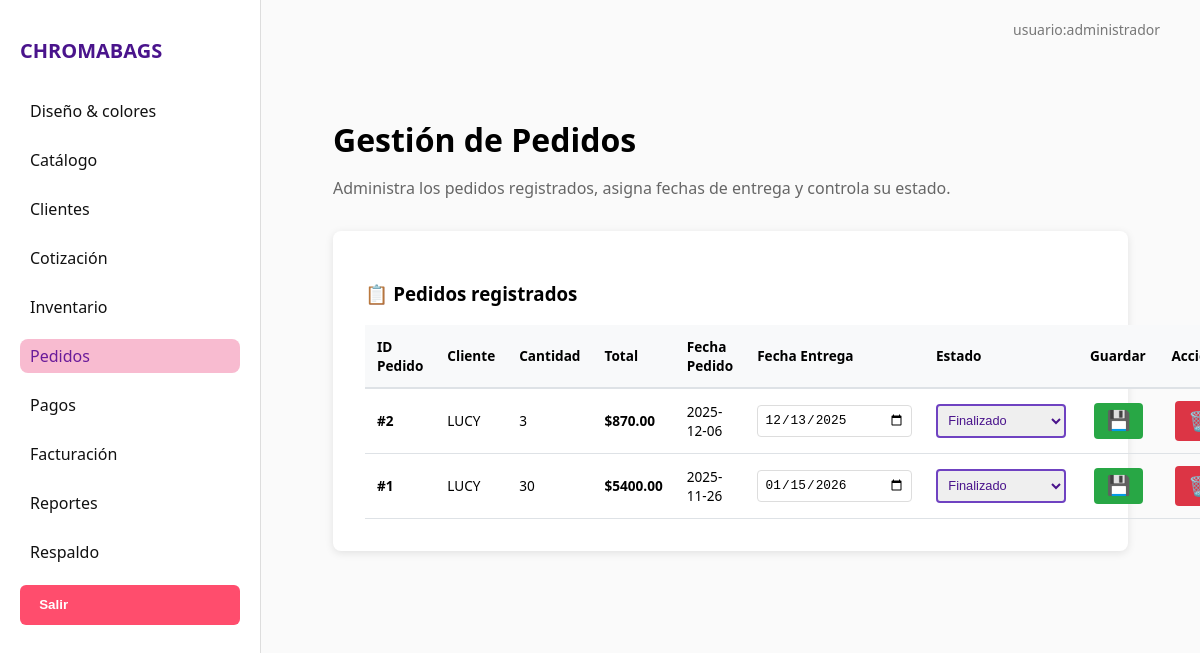
The app's page /pedidos with its own data.
### tables this page shows
CREATE TABLE detalle_pedido (
    id_detalle INTEGER PRIMARY KEY AUTOINCREMENT,
    id_pedido INTEGER,
    id_producto INTEGER,
    cantidad INTEGER NOT NULL CHECK (cantidad > 0),
    precio_unitario REAL,
    subtotal REAL,
    FOREIGN KEY (id_pedido) REFERENCES pedidos(id_pedido) ON DELETE CASCADE,
    FOREIGN KEY (id_producto) REFERENCES productos_terminados(id_producto)
);

CREATE TABLE pedidos (
    id_pedido INTEGER PRIMARY KEY AUTOINCREMENT,
    id_cliente INTEGER,
    fecha_pedido TEXT DEFAULT (datetime('now')),
    fecha_entrega TEXT,
    estado TEXT DEFAULT 'pendiente',
    total REAL,
    FOREIGN KEY (id_cliente) REFERENCES clientes(id_cliente)
);

### app.py (the view)
@app.route('/pedidos')
def pedidos():
    conn = get_connection()
    clientes_data = []
    productos_data = []
    if conn:
        cur = conn.cursor()
        cur.execute("SELECT id_cliente, nombre_cliente FROM clientes ORDER BY nombre_cliente")
        clientes_data = cur.fetchall()
        cur.execute("""
            SELECT
                c.id_combinacion,
                c.nombre_guardado,
                mb.nombre_modelo,
                mb.tipo
            FROM combinaciones c
            JOIN modelos_bolsas mb ON c.id_modelo = mb.id_modelo
            ORDER BY c.nombre_guardado
        """)
        productos_data = cur.fetchall()
        cur.close()
        conn.close()
    pedidos_data = OrdersManager.obtener_pedidos()
    return render_template('pedidos.html',
                         clientes=clientes_data,
                         productos=productos_data,
                         pedidos=pedidos_data)

### db_connection.py (called while the page is built)
def get_connection():
    try:
        db_path = os.path.join('database', 'ChromaBags.db')
        conn = sqlite3.connect(db_path)
        conn.row_factory = sqlite3.Row  # Para acceder a las columnas por nombre
        return conn
    except sqlite3.Error as e:
        print(f"Error al conectar con la base de datos: {e}")
        return None

### templates/pedidos.html (shortened to what this page needs)
{% extends "base.html" %}
{% block content %}
<div class="modulo-container">
    <h2 class="titulo-modulo">Gestión de Pedidos</h2>
    <p class="descripcion-modulo">
        Administra los pedidos registrados, asigna fechas de entrega y controla su estado.
    </p>
    <div class="tabla-card">
        <h3>📋 Pedidos registrados</h3>
        <table class="tabla">
            <thead>
                <tr>
                    <th>ID Pedido</th>
                    <th>Cliente</th>
                    <th>Cantidad</th>
                    <th>Total</th>
                    <th>Fecha Pedido</th>
                    <th>Fecha Entrega</th>
                    <th>Estado</th>
                    <th>Guardar</th>
                    <th>Acciones</th>
                </tr>
            </thead>
            <tbody>
                {% for p in pedidos %}
                <tr>
                    <form method="POST" action="/actualizar_pedido/{{ p['id_pedido'] }}" class="form-inline-pedido">
                        <td><strong>#{{ p['id_pedido'] }}</strong></td>
                        <td>{{ p['nombre_cliente'] }}</td>
                        <td>{{ p['cantidad'] }}</td>
                        <td><strong>${{ "%.2f"|format(p['total']) }}</strong></td>
                        <td>{{ p['fecha_pedido'][:10] if p['fecha_pedido'] else 'N/A' }}</td>
                        <td>
                            <input type="date"
                                   name="fecha_entrega"
                                   value="{{ p['fecha_entrega'] }}"
                                   class="input-fecha"
                                   required>
                        </td>
                        <td>
                            <select name="estado" class="select-estado {{ p['estado'] }}">
                                <option value="finalizado" {% if p['estado']=='finalizado' %}selected{% endif %}>Finalizado</option>
                            </select>
                        </td>
                        <td>
                            <button type="submit" class="btn-accion guardar" title="Guardar cambios">💾</button>
                        </td>
                    </form>
                    <td>
                        <a href="/eliminar_pedido/{{ p['id_pedido'] }}"
                           class="btn-accion eliminar"
                           onclick="return confirm('¿Eliminar este pedido?')"
                           title="Eliminar">🗑️</a>
                    </td>
                </tr>
                {% else %}
                <tr>
                    <td colspan="10" class="sin-datos">No hay pedidos registrados</td>
                </tr>
                {% endfor %}
            </tbody>
        </table>
    </div>
</div>
{% endblock %}

### static/css/style.css (style rules this page uses)
body { margin: 0; font-family: 'Segoe UI', sans-serif; background-color: #fefefe; }
.btn-accion { background: none; border: none; cursor: pointer; padding: 6px 8px; border-radius: 4px; transition: background-color 0.2s; font-size: 14px; }

### templates/pedidos.html (style rules this page uses)
.modulo-container { padding: 2rem; max-width: 1400px; margin: 0 auto; }
.titulo-modulo { font-size: 2rem; margin-bottom: 0.5rem; }
.descripcion-modulo { color: #666; margin-bottom: 2rem; }
.form-card, .tabla-card { background: white; padding: 2rem; border-radius: 8px; box-shadow: 0 2px 8px rgba(0,0,0,0.1); margin-bottom: 2rem; }
.tabla { width: 100%; border-collapse: collapse; }
.tabla th { background: #f8f9fa; padding: 0.75rem; text-align: left; font-weight: 600; border-bottom: 2px solid #dee2e6; }
.tabla td { padding: 0.75rem; border-bottom: 1px solid #dee2e6; }
.btn-accion { text-decoration: none; padding: 0.4rem 0.8rem; margin: 0 0.25rem; font-size: 1.2rem; border: none; background: none; cursor: pointer; border-radius: 4px; transition: all 0.3s; }
.btn-accion.guardar { background: #28a745; color: white; }
.btn-accion.eliminar { background: #dc3545; color: white; display: inline-block; }
.form-inline-pedido { display: contents; }
.input-fecha { padding: 0.4rem; border: 1px solid #ddd; border-radius: 4px; width: 140px; font-size: 0.9rem; }
.select-estado { padding: 0.4rem; border: 2px solid #ddd; border-radius: 4px; font-size: 0.9rem; font-weight: 500; cursor: pointer; width: 130px; }
.select-estado.finalizado { border-color: #6f42c1; color: #4a148c; }
@media (max-width: 1200px) { .tabla { font-size: 0.85rem; } }
@media (max-width: 1200px) { .input-fecha, .select-estado { font-size: 0.8rem; } }

### records on screen
detalle_pedido: id_pedido "2", nombre_cliente "LUCY", cantidad "3", fecha_pedido "2025-12-06", fecha_entrega "12/13/2025", estado "Finalizado"
pedidos: total "870.00"
detalle_pedido: id_pedido "1", nombre_cliente "LUCY", cantidad "30", fecha_pedido "2025-11-26", fecha_entrega "01/15/2026", estado "Finalizado"
pedidos: total "5400.00"
